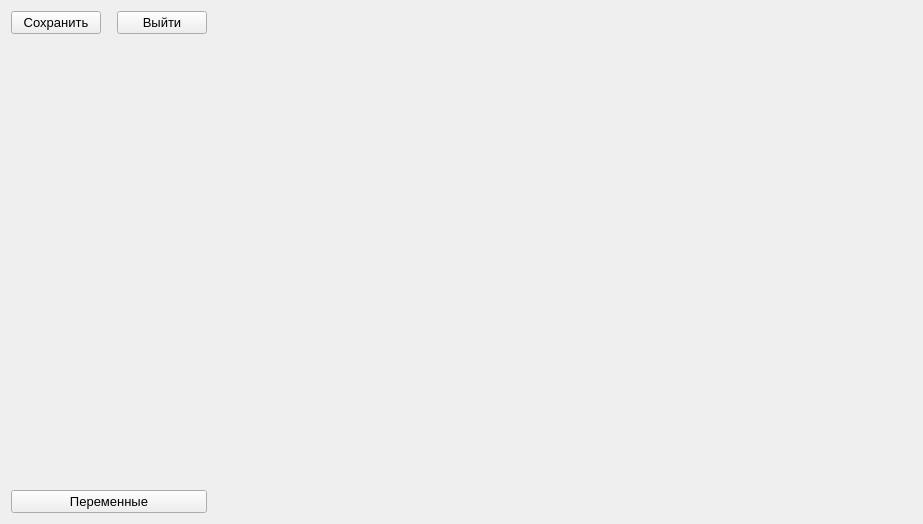
<?xml version="1.0" encoding="UTF-8"?>
<ui version="4.0">
 <class>GraphForm</class>
 <widget class="QWidget" name="GraphForm">
  <property name="geometry">
   <rect>
    <x>0</x>
    <y>0</y>
    <width>923</width>
    <height>524</height>
   </rect>
  </property>
  <property name="sizePolicy">
   <sizepolicy hsizetype="Preferred" vsizetype="Preferred">
    <horstretch>0</horstretch>
    <verstretch>0</verstretch>
   </sizepolicy>
  </property>
  <property name="windowTitle">
   <string>Form</string>
  </property>
  <property name="styleSheet">
   <string notr="true">QLineEdit{
	padding: 5px;
}
</string>
  </property>
  <layout class="QGridLayout" name="gridLayout">
   <property name="rightMargin">
    <number>0</number>
   </property>
   <item row="0" column="0">
    <layout class="QHBoxLayout" name="HL_Main">
     <property name="spacing">
      <number>0</number>
     </property>
     <item>
      <layout class="QVBoxLayout" name="verticalLayout_2">
       <property name="spacing">
        <number>0</number>
       </property>
       <item>
        <layout class="QHBoxLayout" name="horizontalLayout">
         <property name="spacing">
          <number>16</number>
         </property>
         <item>
          <widget class="QPushButton" name="PB_Save">
           <property name="minimumSize">
            <size>
             <width>90</width>
             <height>0</height>
            </size>
           </property>
           <property name="font">
            <font>
             <pointsize>10</pointsize>
            </font>
           </property>
           <property name="cursor">
            <cursorShape>PointingHandCursor</cursorShape>
           </property>
           <property name="text">
            <string>Сохранить</string>
           </property>
          </widget>
         </item>
         <item>
          <widget class="QPushButton" name="PB_Exit">
           <property name="minimumSize">
            <size>
             <width>90</width>
             <height>0</height>
            </size>
           </property>
           <property name="font">
            <font>
             <pointsize>10</pointsize>
            </font>
           </property>
           <property name="cursor">
            <cursorShape>PointingHandCursor</cursorShape>
           </property>
           <property name="text">
            <string>Выйти</string>
           </property>
          </widget>
         </item>
        </layout>
       </item>
       <item>
        <spacer name="verticalSpacer_2">
         <property name="orientation">
          <enum>Qt::Vertical</enum>
         </property>
         <property name="sizeHint" stdset="0">
          <size>
           <width>20</width>
           <height>40</height>
          </size>
         </property>
        </spacer>
       </item>
       <item>
        <widget class="QPushButton" name="PB_Variables">
         <property name="font">
          <font>
           <pointsize>10</pointsize>
          </font>
         </property>
         <property name="cursor">
          <cursorShape>PointingHandCursor</cursorShape>
         </property>
         <property name="text">
          <string>Переменные</string>
         </property>
        </widget>
       </item>
      </layout>
     </item>
     <item>
      <spacer name="horizontalSpacer">
       <property name="orientation">
        <enum>Qt::Horizontal</enum>
       </property>
       <property name="sizeHint" stdset="0">
        <size>
         <width>40</width>
         <height>20</height>
        </size>
       </property>
      </spacer>
     </item>
     <item>
      <widget class="QWidget" name="sideWidget" native="true">
       <property name="sizePolicy">
        <sizepolicy hsizetype="Ignored" vsizetype="Expanding">
         <horstretch>0</horstretch>
         <verstretch>0</verstretch>
        </sizepolicy>
       </property>
       <property name="minimumSize">
        <size>
         <width>0</width>
         <height>0</height>
        </size>
       </property>
       <property name="maximumSize">
        <size>
         <width>300</width>
         <height>16777215</height>
        </size>
       </property>
       <property name="cursor">
        <cursorShape>ArrowCursor</cursorShape>
       </property>
       <property name="mouseTracking">
        <bool>true</bool>
       </property>
       <property name="styleSheet">
        <string notr="true">#sideWidget{
	background-color: rgba(190, 210, 210, 245);
	border-top-left-radius: 10px;
	border-bottom-left-radius: 10px;
	border: 1px solid color rgb(180, 130, 130);
}

#PB_Save{
	padding: 10px;
}





QComboBox{
	padding: 5px;
	border: 1px solid rgb(50, 50, 50);
	border-radius: 5px;
	background-color: rgb(240, 240, 240);
}

QComboBox:hover{
	border: 1px solid rgb(50, 50, 100);
	background-color: rgb(245, 245, 245);
}

QComboBox::drop-down {
    subcontrol-origin: padding;
    subcontrol-position: top right;
    width: 20px;
    border-left: 1px solid rgb(150,  150, 150);
	background-color: rgb(240, 240, 240);
    border-top-right-radius: 3px; 
    border-bottom-right-radius: 3px;
}

QComboBox::down-arrow {
	image: url(:/images/combobox.svg);
	width: 20px;
	height: 16px;
}




QTextEdit{
	border: 1px solid black;
	border-radius: 3px;
}


QScrollArea{
	border: 0px;
	background-color: rgba(0, 0, 0, 0);
}
 #ScrollAreaBlock, #scrollAreaAction{
	border:  1px solid rgb(50, 50, 50);
	background-color: white;
	border-radius: 5px;
}</string>
       </property>
       <layout class="QVBoxLayout" name="verticalLayout">
        <property name="leftMargin">
         <number>5</number>
        </property>
        <property name="topMargin">
         <number>5</number>
        </property>
        <property name="rightMargin">
         <number>0</number>
        </property>
        <property name="bottomMargin">
         <number>5</number>
        </property>
       </layout>
      </widget>
     </item>
    </layout>
   </item>
  </layout>
 </widget>
 <resources/>
 <connections/>
</ui>
